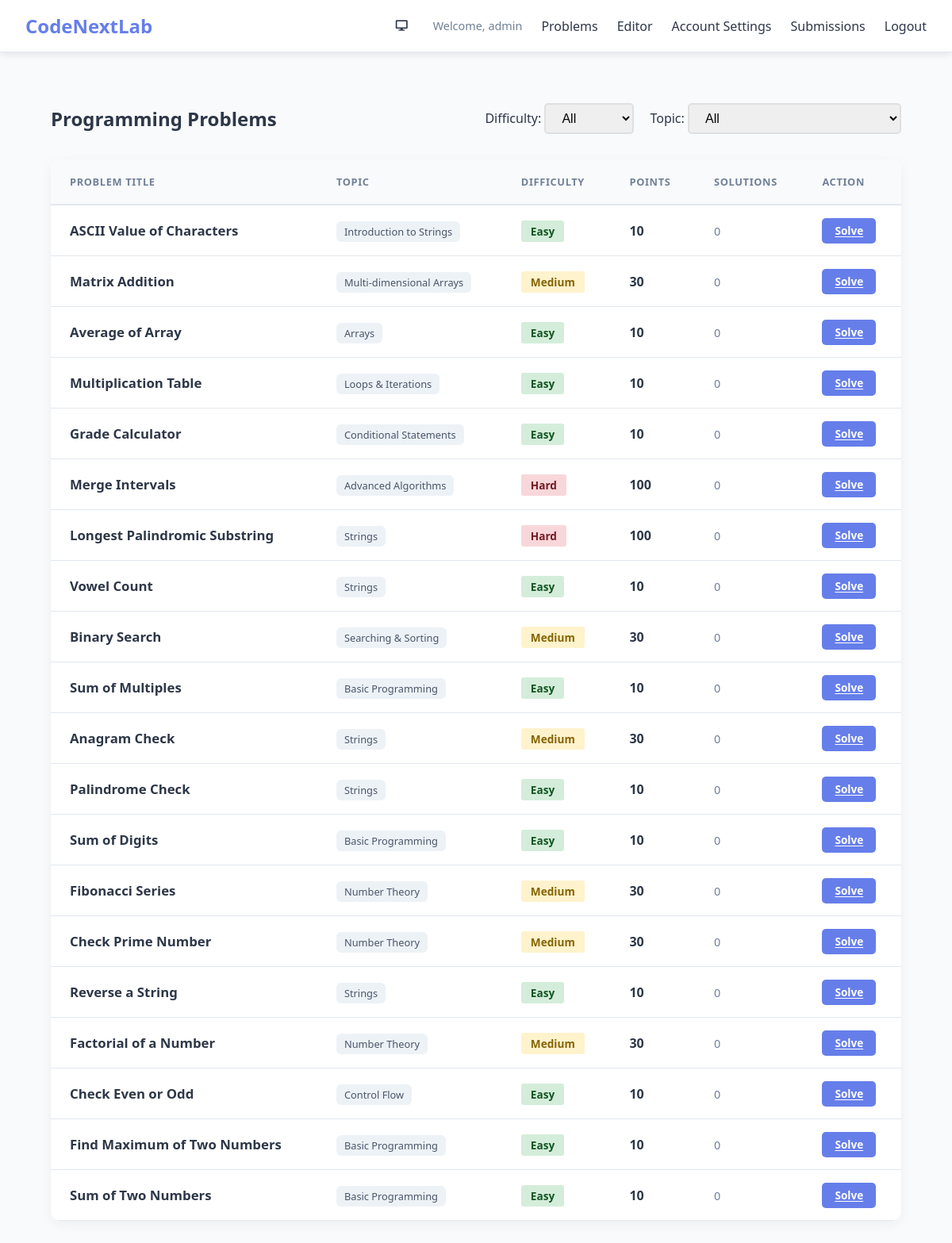
The app's page /lab/problems/ (signed in) with its own data.
### lab/models.py (models this page shows, shortened)
class Problem(models.Model):
    DIFFICULTY_CHOICES = [
        ('easy', 'Easy'),
        ('medium', 'Medium'),
        ('hard', 'Hard'),
    ]
    title = models.CharField(max_length=200)
    topic = models.ForeignKey(Topic, on_delete=models.SET_NULL, null=True, blank=True, related_name='problems')
    description = models.TextField()
    difficulty = models.CharField(max_length=10, choices=DIFFICULTY_CHOICES, default='easy')
    created_by = models.ForeignKey(User, on_delete=models.SET_NULL, null=True, related_name='created_problems')
    created_at = models.DateTimeField(auto_now_add=True)
    updated_at = models.DateTimeField(auto_now=True)
    is_active = models.BooleanField(default=True)
    points = models.IntegerField(default=10)
    class Meta:
        ordering = ['-created_at']

class Topic(models.Model):
    name = models.CharField(max_length=100, unique=True)
    description = models.TextField(blank=True, null=True)

### lab/views.py (the view)
# urls.py: path('problems/', views.problems_list, name='problems_list'),
def problems_list(request):
    if not request.user.is_authenticated:
        return redirect('lab:login')
    problems = Problem.objects.filter(is_active=True)
    difficulty_filter = request.GET.get('difficulty')
    topic_filter = request.GET.get('topic')
    if difficulty_filter:
        problems = problems.filter(difficulty=difficulty_filter)
    if topic_filter:
        problems = problems.filter(topic_id=topic_filter)
    topics = Topic.objects.all()
    context = {
        'problems': problems,
        'topics': topics,
        'difficulty_filter': difficulty_filter,
        'topic_filter': topic_filter,
    }
    return render(request, 'lab/problems_list.html', context)

### templates/lab/problems_list.html (shortened to what this page needs)
{% extends 'lab/base.html' %}
{% block content %}
<div class="problems-container">
    <div class="problems-header">
        <h2>Programming Problems</h2>
        <div class="filter-section" style="display: flex; gap: 20px; align-items: center;">
            <div class="filter-group">
                <label for="difficulty-filter">Difficulty:</label>
                <select id="difficulty-filter" onchange="filterProblems()">
                    <option value="">All</option>
                </select>
            </div>
            <div class="filter-group">
                <label for="topic-filter">Topic:</label>
                <select id="topic-filter" onchange="filterProblems()">
                    <option value="">All</option>
                </select>
            </div>
        </div>
    </div>
    {% if problems %}
    <div class="problems-table-container">
        <table class="problems-table">
            <thead>
                <tr>
                    <th>Problem Title</th>
                    <th>Topic</th>
                    <th>Difficulty</th>
                    <th>Points</th>
                    <th>Solutions</th>
                    <th>Action</th>
                </tr>
            </thead>
            <tbody>
                {% for problem in problems %}
                <tr>
                    <td>
                        <a href="{% url 'lab:problem_detail' problem.id %}" class="problem-title-link">
                            {{ problem.title }}
                        </a>
                    </td>
                    <td>
                        {% if problem.topic %}
                        <span class="topic-tag">{{ problem.topic.name }}</span>
                        {% else %}
                        <span style="color: #cbd5e0; font-size: 0.8rem;">--</span>
                        {% endif %}
                    </td>
                    <td>
                        <span class="difficulty-badge difficulty-{{ problem.difficulty }}">
                            {{ problem.difficulty|capfirst }}
                        </span>
                    </td>
                    <td>
                        <span style="font-weight: 600; color: #2d3748;">{{ problem.points }}</span>
                    </td>
                    <td>
                        <span style="color: #718096; font-size: 0.9rem;">
                            {{ problem.submissions.count }}
                        </span>
                    </td>
                    <td>
                        <a href="{% url 'lab:problem_detail' problem.id %}" class="btn btn-primary"
                            style="padding: 0.4rem 1rem; width: auto; font-size: 0.85rem;">
                            Solve
                        </a>
                    </td>
                </tr>
                {% endfor %}
            </tbody>
        </table>
    </div>
    {% else %}
    <div class="no-problems">
        <p>No problems available at the moment.</p>
    </div>
    {% endif %}
</div>
{% endblock %}

### templates/lab/base.html (shortened to what this page needs)
<!DOCTYPE html>
<html lang="en">
<head>
    <link rel="stylesheet" href="/static/css/style.css">
    <link rel="stylesheet" href="https://cdnjs.cloudflare.com/ajax/libs/font-awesome/5.15.4/css/all.min.css">
</head>
<body style="position: relative; background: #f8fafc;">
    <div id="three-container"
        style="position: fixed; top: 0; left: 0; width: 100%; height: 100%; z-index: -1; pointer-events: none;"></div>
    <nav class="navbar" style="position: relative; z-index: 10;">
        <div class="nav-container">
            <a href="{% url 'lab:index' %}" style="text-decoration: none;">
                <h1 class="nav-logo">CodeNextLab</h1>
            </a>
            <div class="nav-links">
                <div class="theme-switcher">
                    <button id="theme-toggle" class="nav-link" title="Switch Theme"
                        style="background: none; border: none; cursor: pointer; padding: 0.5rem;">
                        <i class="fas fa-sun"></i>
                    </button>
                </div>
                {% if user.is_authenticated %}
                <span class="user-info">Welcome, {{ user.username }}</span>
                <a href="{% url 'lab:problems_list' %}" class="nav-link">Problems</a>
                <a href="{% url 'lab:editor' %}" class="nav-link">Editor</a>
                <a href="{% url 'lab:profile_settings' %}" class="nav-link">Account Settings</a>
                <a href="#" class="nav-link" onclick="showSubmissions()">Submissions</a>
                <a href="{% url 'lab:logout' %}" class="nav-link">Logout</a>
                {% else %}
                <a href="{% url 'lab:login' %}" class="nav-link">Login</a>
                {% endif %}
            </div>
        </div>
    </nav>
    <main class="main-content">
        {% block content %}{% endblock %}
    </main>
</body>
</html>

### static/css/style.css (style rules this page uses)
:root { --bg-primary: #f8fafc; --bg-secondary: #ffffff; --text-primary: #2d3748; --text-secondary: #4a5568; --text-muted: #718096; --border-color: #e2e8f0; --navbar-bg: rgba(255, 255, 255, 0.95); --card-bg: #ffffff; --input-bg: #ffffff; --input-border: #e2e8f0; --output-bg: #2d3748; --output-text: #e2e8f0; --btn-primary: #667eea; --btn-primary-hover: #5a67d8; --accent-color: #667eea; }
* { margin: 0; padding: 0; box-sizing: border-box; transition: background-color 0.3s ease, color 0.3s ease, border-color 0.3s ease; }
body { font-family: 'Segoe UI', Tahoma, Geneva, Verdana, sans-serif; background: var(--bg-primary); min-height: 100vh; color: var(--text-primary); }
.navbar { background: var(--navbar-bg); box-shadow: 0 2px 10px rgba(0, 0, 0, 0.1); padding: 1rem 0; position: sticky; top: 0; z-index: 1000; border-bottom: 1px solid var(--border-color); }
.nav-container { max-width: 1400px; margin: 0 auto; padding: 0 2rem; display: flex; justify-content: space-between; align-items: center; }
.nav-logo { font-size: 1.5rem; font-weight: bold; color: #667eea; }
.nav-links { display: flex; gap: 1.5rem; align-items: center; }
.nav-link { text-decoration: none; color: var(--text-primary); font-weight: 500; transition: color 0.3s; }
.user-info { color: var(--text-muted); font-size: 0.9rem; }
.main-content { max-width: 1400px; margin: 2rem auto; padding: 0 2rem; }
.btn { padding: 0.75rem 1.5rem; border: none; border-radius: 5px; font-size: 1rem; font-weight: 600; cursor: pointer; transition: all 0.3s; }
.btn-primary { background: var(--btn-primary); color: white; width: 100%; }
.problems-container { max-width: 1400px; margin: 0 auto; padding: 2rem; }
.problems-header { display: flex; justify-content: space-between; align-items: center; margin-bottom: 2rem; }
.filter-section { display: flex; align-items: center; gap: 1rem; }
.filter-section select { padding: 0.5rem 1rem; border: 2px solid #e0e0e0; border-radius: 5px; font-size: 1rem; }
.difficulty-badge { padding: 0.25rem 0.75rem; border-radius: 3px; font-size: 0.85rem; font-weight: 600; white-space: nowrap; }
.difficulty-easy { background: #d4edda; color: #155724; }
.difficulty-medium { background: #fff3cd; color: #856404; }
.difficulty-hard { background: #f8d7da; color: #721c24; }
.problems-table-container { background: white; border-radius: 12px; box-shadow: 0 4px 15px rgba(0, 0, 0, 0.05); overflow: hidden; margin-top: 1rem; }
.problems-table { width: 100%; border-collapse: collapse; text-align: left; }
.problems-table th { background: var(--bg-primary); padding: 1.2rem 1.5rem; font-weight: 600; color: var(--text-muted); border-bottom: 2px solid var(--border-color); text-transform: uppercase; font-size: 0.8rem; letter-spacing: 0.05em; }
.problems-table td { padding: 1.25rem 1.5rem; border-bottom: 1px solid var(--border-color); vertical-align: middle; }
.problem-title-link { font-weight: 600; color: #2d3748; text-decoration: none; font-size: 1.05rem; }
.topic-tag { background: #edf2f7; color: #4a5568; padding: 4px 10px; border-radius: 6px; font-size: 0.8rem; font-weight: 500; }

### records on screen
Problem: title "ASCII Value of Characters", topic.name "Introduction to Strings", difficulty "Easy", points "10", submissions.count "0"
Problem: title "Matrix Addition", topic.name "Multi-dimensional Arrays", difficulty "Medium", points "30", submissions.count "0"
Problem: title "Average of Array", topic.name "Arrays", difficulty "Easy", points "10", submissions.count "0"
Problem: title "Multiplication Table", topic.name "Loops & Iterations", difficulty "Easy", points "10", submissions.count "0"
Problem: title "Grade Calculator", topic.name "Conditional Statements", difficulty "Easy", points "10", submissions.count "0"
Problem: title "Merge Intervals", topic.name "Advanced Algorithms", difficulty "Hard", points "100", submissions.count "0"
Problem: title "Longest Palindromic Substring", topic.name "Strings", difficulty "Hard", points "100", submissions.count "0"
Problem: title "Vowel Count", topic.name "Strings", difficulty "Easy", points "10", submissions.count "0"
Problem: title "Binary Search", topic.name "Searching & Sorting", difficulty "Medium", points "30", submissions.count "0"
Problem: title "Sum of Multiples", topic.name "Basic Programming", difficulty "Easy", points "10", submissions.count "0"
Problem: title "Anagram Check", topic.name "Strings", difficulty "Medium", points "30", submissions.count "0"
Problem: title "Palindrome Check", topic.name "Strings", difficulty "Easy", points "10", submissions.count "0"
Problem: title "Sum of Digits", topic.name "Basic Programming", difficulty "Easy", points "10", submissions.count "0"
Problem: title "Fibonacci Series", topic.name "Number Theory", difficulty "Medium", points "30", submissions.count "0"
Problem: title "Check Prime Number", topic.name "Number Theory", difficulty "Medium", points "30", submissions.count "0"
Problem: title "Reverse a String", topic.name "Strings", difficulty "Easy", points "10", submissions.count "0"
Problem: title "Factorial of a Number", topic.name "Number Theory", difficulty "Medium", points "30", submissions.count "0"
Problem: title "Check Even or Odd", topic.name "Control Flow", difficulty "Easy", points "10", submissions.count "0"
Problem: title "Find Maximum of Two Numbers", topic.name "Basic Programming", difficulty "Easy", points "10", submissions.count "0"
Problem: title "Sum of Two Numbers", topic.name "Basic Programming", difficulty "Easy", points "10", submissions.count "0"

### other values on screen
{{ user.username }} "admin"
